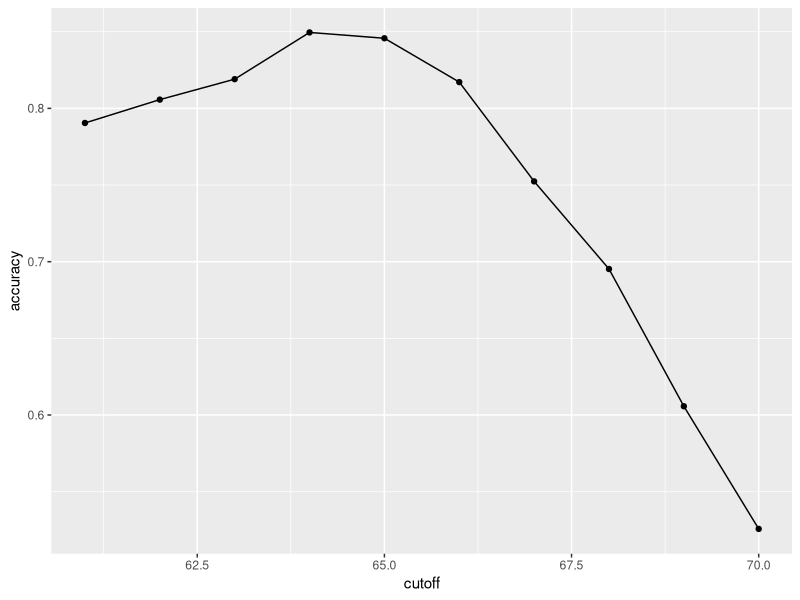
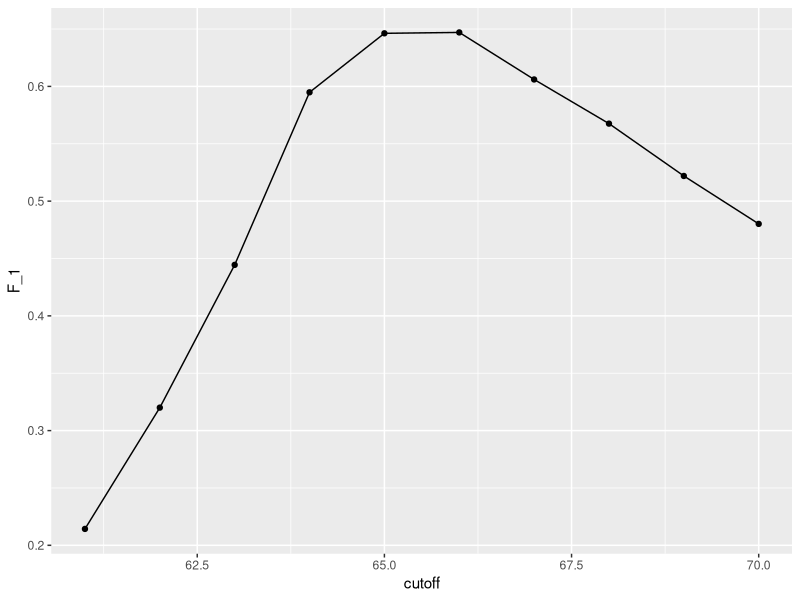
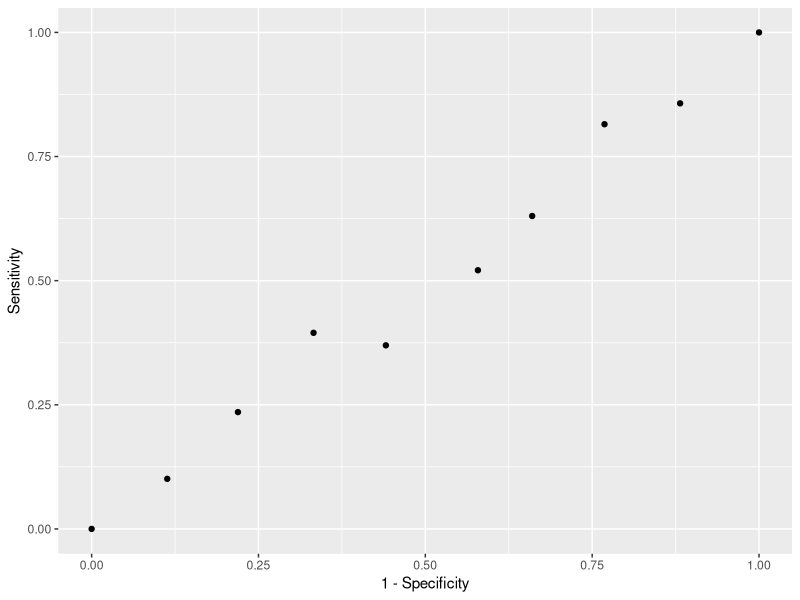
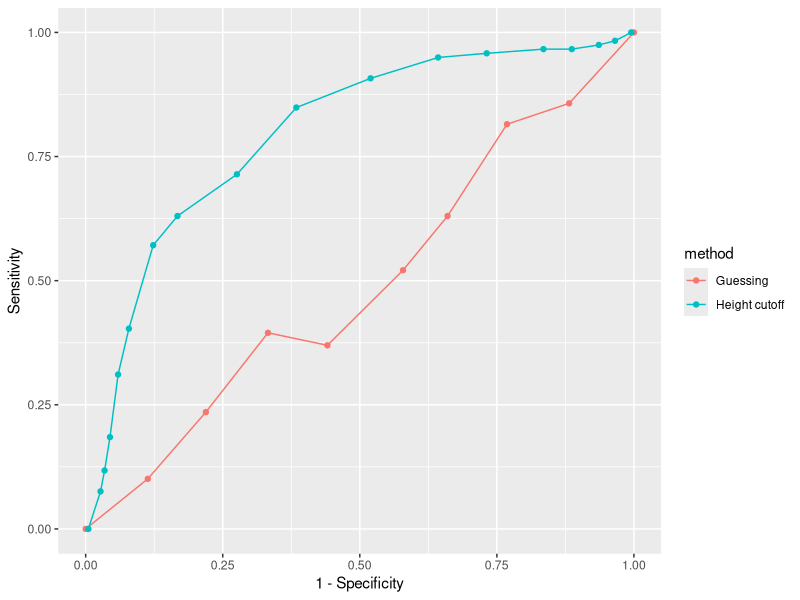
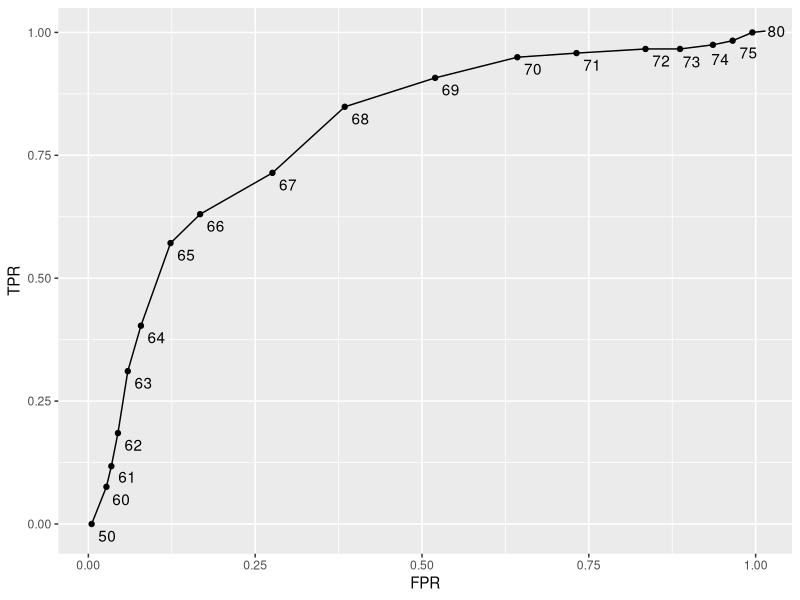
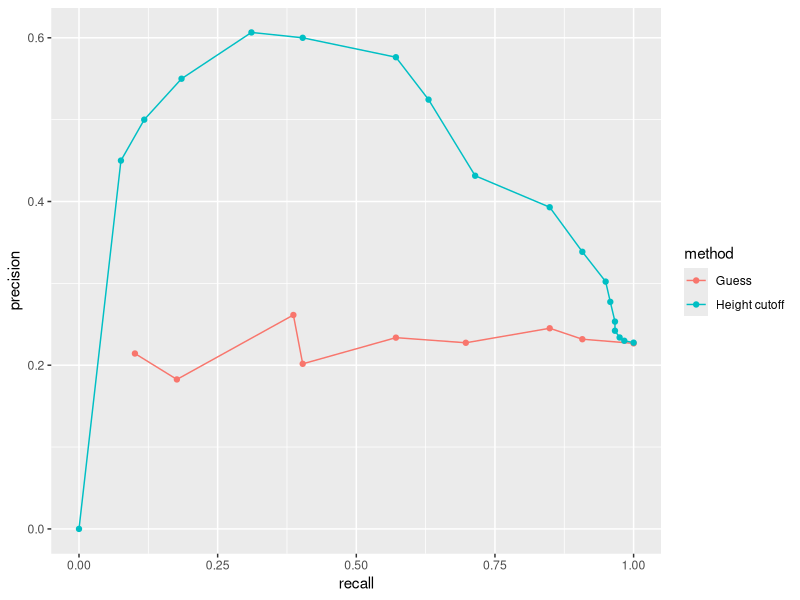
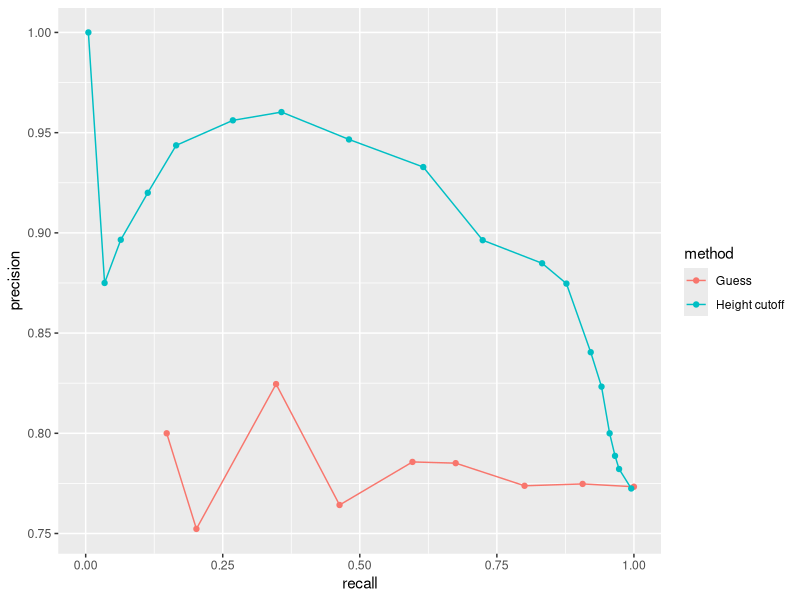
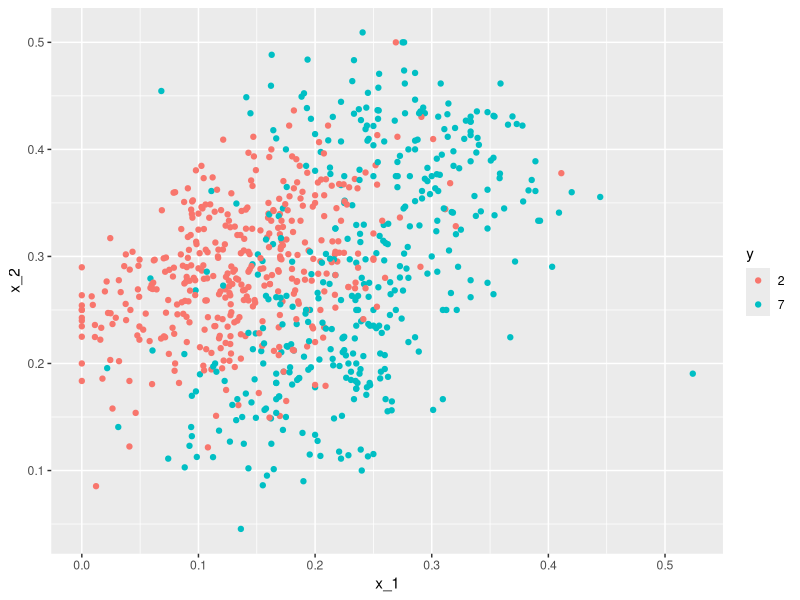

These charts were generated, in order, by the following R code: (Note: this script raises an error after producing the figures.)
library(tidyverse)
library(caret)
library(dslabs)
data(heights)

# define the outcome and predictors
y <- heights$sex
x <- heights$height

# generate training and test sets
set.seed(2007)
test_index <- createDataPartition(y, times = 1, p = 0.5, list = FALSE)
test_set <- heights[test_index, ]
train_set <- heights[-test_index, ]

# guess the outcome
y_hat <- sample(c("Male", "Female"), length(test_index), replace = TRUE) %>% 
  factor(levels = levels(test_set$sex))

# compute accuracy
mean(y_hat == test_set$sex)

# compare heights in males and females in our data set
heights %>% group_by(sex) %>% summarize(mean(height), sd(height))

# now try predicting "male" if the height is within 2 SD of the average male
y_hat <- ifelse(x > 62, "Male", "Female") %>% factor(levels = levels(test_set$sex))
mean(y == y_hat)

# examine the accuracy of 10 cutoffs
cutoff <- seq(61, 70)
accuracy <- map_dbl(cutoff, function(x){
  y_hat <- ifelse(train_set$height > x, "Male", "Female") %>% 
    factor(levels = levels(test_set$sex))
  mean(y_hat == train_set$sex)
})
data.frame(cutoff, accuracy) %>% 
  ggplot(aes(cutoff, accuracy)) + 
  geom_point() + 
  geom_line() 
max(accuracy)

best_cutoff <- cutoff[which.max(accuracy)]
best_cutoff

y_hat <- ifelse(test_set$height > best_cutoff, "Male", "Female") %>% 
  factor(levels = levels(test_set$sex))
y_hat <- factor(y_hat)
mean(y_hat == test_set$sex)


# maximize F-score
cutoff <- seq(61, 70)
F_1 <- map_dbl(cutoff, function(x){
  y_hat <- ifelse(train_set$height > x, "Male", "Female") %>% 
    factor(levels = levels(test_set$sex))
  F_meas(data = y_hat, reference = factor(train_set$sex))
})

data.frame(cutoff, F_1) %>% 
  ggplot(aes(cutoff, F_1)) + 
  geom_point() + 
  geom_line()

max(F_1)

best_cutoff_2 <- cutoff[which.max(F_1)]
best_cutoff_2

y_hat <- ifelse(test_set$height > best_cutoff_2, "Male", "Female") %>% 
  factor(levels = levels(test_set$sex))
sensitivity(data = y_hat, reference = test_set$sex)
specificity(data = y_hat, reference = test_set$sex)

p <- 0.9
n <- length(test_index)
y_hat <- sample(c("Male", "Female"), n, replace = TRUE, prob=c(p, 1-p)) %>% 
  factor(levels = levels(test_set$sex))
mean(y_hat == test_set$sex)

# ROC curve
probs <- seq(0, 1, length.out = 10)
guessing <- map_df(probs, function(p){
  y_hat <- 
    sample(c("Male", "Female"), n, replace = TRUE, prob=c(p, 1-p)) %>% 
    factor(levels = c("Female", "Male"))
  list(method = "Guessing",
       FPR = 1 - specificity(y_hat, test_set$sex),
       TPR = sensitivity(y_hat, test_set$sex))
})
guessing %>% qplot(FPR, TPR, data =., xlab = "1 - Specificity", ylab = "Sensitivity")

cutoffs <- c(50, seq(60, 75), 80)
height_cutoff <- map_df(cutoffs, function(x){
  y_hat <- ifelse(test_set$height > x, "Male", "Female") %>% 
    factor(levels = c("Female", "Male"))
  list(method = "Height cutoff",
       FPR = 1-specificity(y_hat, test_set$sex),
       TPR = sensitivity(y_hat, test_set$sex))
})

# plot both curves together
bind_rows(guessing, height_cutoff) %>%
  ggplot(aes(FPR, TPR, color = method)) +
  geom_line() +
  geom_point() +
  xlab("1 - Specificity") +
  ylab("Sensitivity")

library(ggrepel)
map_df(cutoffs, function(x){
  y_hat <- ifelse(test_set$height > x, "Male", "Female") %>% 
    factor(levels = c("Female", "Male"))
  list(method = "Height cutoff",
       cutoff = x, 
       FPR = 1-specificity(y_hat, test_set$sex),
       TPR = sensitivity(y_hat, test_set$sex))
}) %>%
  ggplot(aes(FPR, TPR, label = cutoff)) +
  geom_line() +
  geom_point() +
  geom_text_repel(nudge_x = 0.01, nudge_y = -0.01)

# plot precision against recall
guessing <- map_df(probs, function(p){
  y_hat <- sample(c("Male", "Female"), length(test_index), 
                  replace = TRUE, prob=c(p, 1-p)) %>% 
    factor(levels = c("Female", "Male"))
  list(method = "Guess",
       recall = sensitivity(y_hat, test_set$sex),
       precision = precision(y_hat, test_set$sex))
})

height_cutoff <- map_df(cutoffs, function(x){
  y_hat <- ifelse(test_set$height > x, "Male", "Female") %>% 
    factor(levels = c("Female", "Male"))
  list(method = "Height cutoff",
       recall = sensitivity(y_hat, test_set$sex),
       precision = precision(y_hat, test_set$sex))
})

bind_rows(guessing, height_cutoff) %>%
  ggplot(aes(recall, precision, color = method)) +
  geom_line() +
  geom_point()
guessing <- map_df(probs, function(p){
  y_hat <- sample(c("Male", "Female"), length(test_index), replace = TRUE, 
                  prob=c(p, 1-p)) %>% 
    factor(levels = c("Male", "Female"))
  list(method = "Guess",
       recall = sensitivity(y_hat, relevel(test_set$sex, "Male", "Female")),
       precision = precision(y_hat, relevel(test_set$sex, "Male", "Female")))
})

height_cutoff <- map_df(cutoffs, function(x){
  y_hat <- ifelse(test_set$height > x, "Male", "Female") %>% 
    factor(levels = c("Male", "Female"))
  list(method = "Height cutoff",
       recall = sensitivity(y_hat, relevel(test_set$sex, "Male", "Female")),
       precision = precision(y_hat, relevel(test_set$sex, "Male", "Female")))
})
bind_rows(guessing, height_cutoff) %>%
  ggplot(aes(recall, precision, color = method)) +
  geom_line() +
  geom_point()


# load the dataset
library(tidyverse)
library(dslabs)
data("mnist_27")

# explore the data by plotting the two predictors
mnist_27$train %>% ggplot(aes(x_1, x_2, color = y)) + geom_point()

# smallest and largest values of x1 and x2
if(!exists("mnist")) mnist <- read_mnist()
is <- mnist_27$index_train[c(which.min(mnist_27$train$x_1), which.max(mnist_27$train$x_1))]
titles <- c("smallest","largest")
tmp <- lapply(1:2, function(i){
  expand.grid(Row=1:28, Column=1:28) %>%  
    mutate(label=titles[i],  
           value = mnist$train$images[is[i],])
})
tmp <- Reduce(rbind, tmp)
p1 <- tmp %>% ggplot(aes(Row, Column, fill=value)) + 
  geom_raster(show.legend = FALSE) + 
  scale_y_reverse() +
  scale_fill_gradient(low="white", high="black") +
  facet_grid(.~label) + 
  geom_vline(xintercept = 14.5) +
  geom_hline(yintercept = 14.5) +
  ggtitle("Largest and smallest x_1")

is <- mnist_27$index_train[c(which.min(mnist_27$train$x_2), which.max(mnist_27$train$x_2))]
titles <- c("smallest","largest")
tmp <- lapply(1:2, function(i){
  expand.grid(Row=1:28, Column=1:28) %>%  
    mutate(label=titles[i],  
           value = mnist$train$images[is[i],])
})
tmp <- Reduce(rbind, tmp)
p2 <- tmp %>% ggplot(aes(Row, Column, fill=value)) + 
  geom_raster(show.legend = FALSE) + 
  scale_y_reverse() +
  scale_fill_gradient(low="white", high="black") +
  facet_grid(.~label) + 
  geom_vline(xintercept = 14.5) +
  geom_hline(yintercept = 14.5) +
  ggtitle("Largest and smallest x_2")
gridExtra::grid.arrange(p1, p2, ncol = 2)

# fit the model
fit <- mnist_27$train %>%
  mutate(y = ifelse(y == 7, 1, 0)) %>%
  lm(y ~ x_1 + x_2, data = .)

# build a decision rule
library(caret)

p_hat <- predict(fit, newdata = mnist_27$test, type = "response")
y_hat <- factor(ifelse(p_hat > 0.5, 7, 2))

confusionMatrix(y_hat, mnist_27$test$y)$overall[["Accuracy"]]

# plot the true values
mnist_27$true_p %>% ggplot(aes(x_1, x_2, z = p, fill = p)) +
  geom_raster() +
  scale_fill_gradientn(colors=c("#F8766D", "white", "#00BFC4")) +
  stat_contour(breaks=c(0.5), color="black")

# visual representation of p_hat
p_hat <- predict(fit, newdata = mnist_27$true_p)
p_hat <- scales::squish(p_hat, c(0, 1))
p1 <- mnist_27$true_p %>% mutate(p_hat = p_hat) %>%
  ggplot(aes(x_1, x_2,  z=p_hat, fill=p_hat)) +
  geom_raster() +
  scale_fill_gradientn(colors=c("#F8766D","white","#00BFC4")) +
  stat_contour(breaks=c(0.5), color="black") 

p2 <- mnist_27$true_p %>% mutate(p_hat = p_hat) %>%
  ggplot() +
  stat_contour(aes(x_1, x_2, z=p_hat), breaks=c(0.5), color="black") + 
  geom_point(mapping = aes(x_1, x_2, color=y), data = mnist_27$test) 
gridExtra::grid.arrange(p1, p2, ncol = 2)



# see that the trend is wobbly
library(tidyverse)
set.seed(1)
n <- 100
x <- seq(-pi*4, pi*4, len = n)
tmp <- data.frame(x = x , f = sin(x) + x/8, e = rnorm(n, 0, 0.5)) 
p1 <- qplot(x, f, main = "smooth trend", ylim = range(tmp$f+tmp$e), data = tmp, geom = "line")
p2 <- qplot(x, e, main = "noise", ylim = range(tmp$f+tmp$e), data = tmp, geom = "line")
p3 <- qplot(x, f+e, main = "data = smooth trend + noise", ylim = range(tmp$f+tmp$e), data = tmp, geom = "line")
gridExtra::grid.arrange(p1, p2, p3)

# estimate the time trend in the 2008 US popular vote poll margin
library(tidyverse)
library(dslabs)
data("polls_2008")
qplot(day, margin, data = polls_2008)

# use regression to estimate
resid <- ifelse(lm(margin~day, data = polls_2008)$resid > 0, "+", "-")
polls_2008 %>% 
  mutate(resid = resid) %>% 
  ggplot(aes(day, margin)) + 
  geom_smooth(method = "lm", se = FALSE, color = "black") +
  geom_point(aes(color = resid), size = 3)




# bin smoothers
span <- 3.5
tmp <- polls_2008 %>%
  crossing(center = polls_2008$day) %>%
  mutate(dist = abs(day - center)) %>%
  filter(dist <= span) 

tmp %>% filter(center %in% c(-125, -55)) %>%
  ggplot(aes(day, margin)) +   
  geom_point(data = polls_2008, size = 3, alpha = 0.5, color = "grey") +
  geom_point(size = 2) +    
  geom_smooth(aes(group = center), 
              method = "lm", formula=y~1, se = FALSE) +
  facet_wrap(~center)

# larger span
span <- 7 
fit <- with(polls_2008, 
            ksmooth(day, margin, kernel = "box", bandwidth = span))

polls_2008 %>% mutate(smooth = fit$y) %>%
  ggplot(aes(day, margin)) +
  geom_point(size = 3, alpha = .5, color = "grey") + 
  geom_line(aes(day, smooth), color="red")

# kernel
span <- 7
fit <- with(polls_2008, 
            ksmooth(day, margin, kernel = "normal", bandwidth = span))

polls_2008 %>% mutate(smooth = fit$y) %>%
  ggplot(aes(day, margin)) +
  geom_point(size = 3, alpha = .5, color = "grey") + 
  geom_line(aes(day, smooth), color="red")




library(tidyverse)
library(caret)
library(dslabs)
library(gridExtra)
library(tidyverse)

data("mnist_27")

mnist_27$test %>%
  ggplot(aes(x_1, x_2, color = y)) +
  geom_point()

knn_fit <- knn3(y ~ ., data = mnist_27$train)

y_hat_knn <- predict(knn_fit, mnist_27$test, type = "class")
confusionMatrix(y_hat_knn, mnist_27$test$y)$overall["Accuracy"]

fit_lm <- mnist_27$train %>% 
  mutate(y = ifelse(y == 7, 1, 0)) %>% 
  lm(y ~ x_1 + x_2, data = .)
p_hat_lm <- predict(fit_lm, mnist_27$test)
y_hat_lm <- factor(ifelse(p_hat_lm > 0.5, 7, 2))
confusionMatrix(y_hat_lm, mnist_27$test$y)$overall["Accuracy"]

plot_cond_prob <- function(p_hat=NULL){
  tmp <- mnist_27$true_p
  if(!is.null(p_hat)){
    tmp <- mutate(tmp, p=p_hat)
  }
  tmp %>% ggplot(aes(x_1, x_2, z=p, fill=p)) +
    geom_raster(show.legend = FALSE) +
    scale_fill_gradientn(colors=c("#F8766D", "white", "#00BFC4")) +
    stat_contour(breaks=c(0.5), color="black")
}
p1 <- plot_cond_prob() +
  ggtitle("True conditional probability")
p2 <- plot_cond_prob(predict(knn_fit, mnist_27$true_p)[,2]) +
  ggtitle("kNN-5 estimate")
grid.arrange(p2, p1, nrow=1)

y_hat_knn <- predict(knn_fit, mnist_27$train, type = "class")
confusionMatrix(y_hat_knn, mnist_27$train$y)$overall["Accuracy"]

y_hat_knn <- predict(knn_fit, mnist_27$test, type = "class")
confusionMatrix(y_hat_knn, mnist_27$test$y)$overall["Accuracy"]




knn_fit_1 <- knn3(y ~ ., data = mnist_27$train, k = 1)
y_hat_knn_1 <- predict(knn_fit_1, mnist_27$train, type = "class")
confusionMatrix(y_hat_knn_1, mnist_27$train$y)$overall["Accuracy"]

y_hat_knn_1 <- predict(knn_fit_1, mnist_27$test, type = "class")
confusionMatrix(y_hat_knn_1, mnist_27$test$y)$overall["Accuracy"]

p1 <- mnist_27$true_p %>% 
  mutate(knn = predict(knn_fit_1, newdata = .)[,2]) %>%
  ggplot() +
  geom_point(data = mnist_27$train, aes(x_1, x_2, color= y), pch=21) +
  scale_fill_gradientn(colors=c("#F8766D", "white", "#00BFC4")) +
  stat_contour(aes(x_1, x_2, z = knn), breaks=c(0.5), color="black") +
  ggtitle("Train set")
p2 <- mnist_27$true_p %>% 
  mutate(knn = predict(knn_fit_1, newdata = .)[,2]) %>%
  ggplot() +
  geom_point(data = mnist_27$test, aes(x_1, x_2, color= y), 
             pch=21, show.legend = FALSE) +
  scale_fill_gradientn(colors=c("#F8766D", "white", "#00BFC4")) +
  stat_contour(aes(x_1, x_2, z = knn), breaks=c(0.5), color="black") +
  ggtitle("Test set")
grid.arrange(p1, p2, nrow=1)

knn_fit_401 <- knn3(y ~ ., data = mnist_27$train, k = 401)
y_hat_knn_401 <- predict(knn_fit_401, mnist_27$test, type = "class")
confusionMatrix(y_hat_knn_401, mnist_27$test$y)$overall["Accuracy"]

fit_glm <- glm(y ~ x_1 + x_2, data=mnist_27$train, family="binomial")
p1 <- plot_cond_prob(predict(fit_glm, mnist_27$true_p)) +
  ggtitle("Regression")
p2 <- plot_cond_prob(predict(knn_fit_401, mnist_27$true_p)[,2]) +
  ggtitle("kNN-401")
grid.arrange(p1, p2, nrow=1)




library(tidyverse)
library(dslabs)
data("mnist_27")

library(caret)
train_glm <- train(y ~ ., method = "glm", data = mnist_27$train)
train_knn <- train(y ~ ., method = "knn", data = mnist_27$train)

y_hat_glm <- predict(train_glm, mnist_27$test, type = "raw")
y_hat_knn <- predict(train_knn, mnist_27$test, type = "raw")

confusionMatrix(y_hat_glm, mnist_27$test$y)$overall[["Accuracy"]]
confusionMatrix(y_hat_knn, mnist_27$test$y)$overall[["Accuracy"]]

getModelInfo("knn")
modelLookup("knn")

ggplot(train_knn, highlight = TRUE)

data.frame(k = seq(9, 67, 2))

set.seed(2008)
train_knn <- train(y ~ ., method = "knn",
                   data = mnist_27$train,
                   tuneGrid = data.frame(k = seq(9, 71, 2)))

ggplot(train_knn, highlight = TRUE)

train_knn$bestTune
train_knn$finalModel

confusionMatrix(predict(train_knn, mnist_27$test, type = "raw"),
                mnist_27$test$y)$overall["Accuracy"]

control <- trainControl(method = "cv", number = 10, p = .9)
train_knn_cv <- train(y ~ ., method = "knn",
                      data = mnist_27$train,
                      tuneGrid = data.frame(k = seq(9, 71, 2)),
                      trControl = control)
ggplot(train_knn_cv, highlight = TRUE)

names(train_knn_cv$results)

plot_cond_prob <- function(p_hat=NULL){
  tmp <- mnist_27$true_p
  if(!is.null(p_hat)){
    tmp <- mutate(tmp, p=p_hat)
  }
  tmp %>% ggplot(aes(x_1, x_2, z=p, fill=p)) +
    geom_raster(show.legend = FALSE) +
    scale_fill_gradientn(colors=c("#F8766D","white","#00BFC4")) +
    stat_contour(breaks=c(0.5),color="black")
}

plot_cond_prob(predict(train_knn, mnist_27$true_p, type = "prob")[,2])



# Load tidyverse
library(tidyverse)

# load package for decision tree
library(rpart)

# load the dslabs package
library(dslabs)

# fit a classification tree using the polls_2008 dataset, 
# which contains only one predictor (day)
# and the outcome (margin)
fit <- rpart(margin ~ ., data = polls_2008)

# display the decision tree
plot(fit, margin = 0.1)
text(fit, cex = 0.75)

# examine the fit from the classification tree model
polls_2008 %>%  
  mutate(y_hat = predict(fit)) %>% 
  ggplot() +
  geom_point(aes(day, margin)) +
  geom_step(aes(day, y_hat), col="red")

# fit a classification tree on the mnist data using cross validation
train_rpart <- train(y ~ .,
                     method = "rpart",
                     tuneGrid = data.frame(cp = seq(0.0, 0.1, len = 25)),
                     data = mnist_27$train)
# and plot it
plot(train_rpart)

# compute accuracy
confusionMatrix(predict(train_rpart, mnist_27$test), mnist_27$test$y)$overall["Accuracy"]

# view the final decision tree
plot(train_rpart$finalModel, margin = 0.1) # plot tree structure
text(train_rpart$finalModel) # add text labels

# load library for random forest
library(randomForest)
train_rf <- randomForest(y ~ ., data=mnist_27$train)
confusionMatrix(predict(train_rf, mnist_27$test), mnist_27$test$y)$overall["Accuracy"]

# use cross validation to choose parameter
train_rf_2 <- train(y ~ .,
                    method = "Rborist",
                    tuneGrid = data.frame(predFixed = 2, minNode = c(3, 50)),
                    data = mnist_27$train)
confusionMatrix(predict(train_rf_2, mnist_27$test), mnist_27$test$y)$overall["Accuracy"]


library(dslabs)
mnist <- read_mnist()

names(mnist)
dim(mnist$train$images)

class(mnist$train$labels)
table(mnist$train$labels)

# sample 10k rows from training set, 1k rows from test set
set.seed(1990)
index <- sample(nrow(mnist$train$images), 10000)
x <- mnist$train$images[index,]
y <- factor(mnist$train$labels[index])

index <- sample(nrow(mnist$test$images), 1000)
x_test <- mnist$test$images[index,]
y_test <- factor(mnist$test$labels[index])

library(matrixStats)
sds <- colSds(x)
qplot(sds, bins = 256, color = I("black"))

library(caret)
nzv <- nearZeroVar(x)
image(matrix(1:784 %in% nzv, 28, 28))

col_index <- setdiff(1:ncol(x), nzv)
length(col_index)
